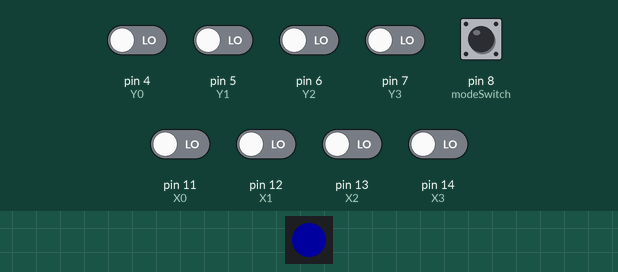
Recording of a sketch running on a simulated Arduino Mega 2560, built with avr-gcc and run on an emulated ATmega2560. On the bench: 1 RGB LEDs in strip order, left to right. The inputs (shaded band) are chosen by the test bench; at power-on: pin 8 (modeSwitch) HIGH, pin 4 (Y0), pin 5 (Y1), pin 6 (Y2), pin 7 (Y3), pin 11 (X0), pin 12 (X1), pin 13 (X2), pin 14 (X3) LOW. Dim RGB values are drawn brighter than linear; what the sketch prints to the serial monitor is not drawn.

Above: at 1.2 s.
1.3 s: pin 8 (modeSwitch) pulled LOW for 0.15 s
At 1.38 s:
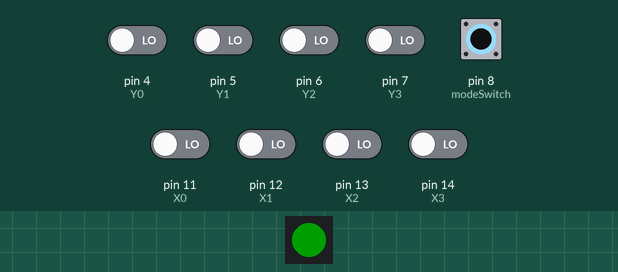
Timing chart, 0 to 4.3 s (numbered marks = the images above; inputs shaded):
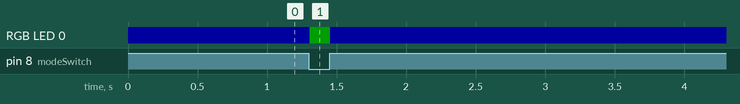

Measured:
- after the input at 1.3 s, RGB LED 0: RGB(0, 0, 30) → RGB(0, 30, 0) at once, → RGB(0, 0, 30) 0.15 s later

The sketch:

main.ino
```cpp
#include <Adafruit_NeoPixel.h>
Adafruit_NeoPixel LED_RGB(1, 48, NEO_GRB + NEO_KHZ800);


bool XOR(bool a, bool b) {
  return (a + b) % 2;
}

bool AND(bool a, bool b) {
  return a && b;
}

bool OR(bool a, bool b) {
  return a || b;
}

bool FullAdderSum(bool x, bool y, bool z) {
  return XOR(XOR(x, y), z);
}

bool FullAdderCarry(bool x, bool y, bool z) {
  return OR(AND(z, XOR(x, y)), AND(x, y));
}

bool NOT(bool a) {
  return !a;
}

bool FullSubtractorDiff(bool x, bool y, bool b) {
  return XOR(XOR(x, y), b);
}

bool FullSubtractorBout(bool x, bool y, bool b) {
  return OR(AND(NOT(x), y), AND(NOT(XOR(x, y)), b));
}

// Digits of the first number X3X2X1X0
int X0 = 11;
int X1 = 12;
int X2 = 13;
int X3 = 14;

// Digits of the first number Y3Y2Y1Y0
int Y0 = 4;
int Y1 = 5;
int Y2 = 6;
int Y3 = 7;

// Digits of the result R4R3R2R1R0
int R0 = 39;
int R1 = 38;
int R2 = 37;
int R3 = 36;
int R4 = 35;

// Mode switch pin
int modeSwitch = 8;

void setup() {
  Serial.begin(9600);
  LED_RGB.begin();
  LED_RGB.setBrightness(30);  // Set brightness (0-255)


  pinMode(X0, INPUT);
  pinMode(X1, INPUT);
  pinMode(X2, INPUT);
  pinMode(X3, INPUT);

  pinMode(Y0, INPUT);
  pinMode(Y1, INPUT);
  pinMode(Y2, INPUT);
  pinMode(Y3, INPUT);

    // Set X pins to low
  digitalWrite(X0, LOW);
  digitalWrite(X1, LOW);
  digitalWrite(X2, LOW);
  digitalWrite(X3, LOW);

  // Set Y pins to low
  digitalWrite(Y0, LOW);
  digitalWrite(Y1, LOW);
  digitalWrite(Y2, LOW);
  digitalWrite(Y3, LOW);

  pinMode(R0, OUTPUT);
  pinMode(R1, OUTPUT);
  pinMode(R2, OUTPUT);
  pinMode(R3, OUTPUT);
  pinMode(R4, OUTPUT);

  pinMode(modeSwitch, INPUT_PULLUP);  // Assuming the mode switch is connected to ground when pressed

  digitalWrite(R0, LOW);
  digitalWrite(R1, LOW);
  digitalWrite(R2, LOW);
  digitalWrite(R3, LOW);
  digitalWrite(R4, LOW);
}

void loop() {
  bool modeButton = digitalRead(modeSwitch);
  Serial.println(modeButton);


  if (modeButton == 0) {  // Addition mode
    LED_RGB.setPixelColor(0, LED_RGB.Color(0, 255, 0));
    LED_RGB.show();

    bool x0 = digitalRead(X0);
    bool y0 = digitalRead(Y0);

    bool sum0 = FullAdderSum(x0, y0, 0);
    bool carry0 = FullAdderCarry(x0, y0, 0);

    bool x1 = digitalRead(X1);
    bool y1 = digitalRead(Y1);

    bool sum1 = FullAdderSum(x1, y1, carry0);
    bool carry1 = FullAdderCarry(x1, y1, carry0);

    bool x2 = digitalRead(X2);
    bool y2 = digitalRead(Y2);

    bool sum2 = FullAdderSum(x2, y2, carry1);
    bool carry2 = FullAdderCarry(x2, y2, carry1);

    bool x3 = digitalRead(X3);
    bool y3 = digitalRead(Y3);

    bool sum3 = FullAdderSum(x3, y3, carry2);
    bool carry3 = FullAdderCarry(x3, y3, carry2);

    digitalWrite(R0, sum0);
    digitalWrite(R1, sum1);
    digitalWrite(R2, sum2);
    digitalWrite(R3, sum3);
    digitalWrite(R4, carry3);
  }
  else if (modeButton == 1)
   {  // Subtraction mode
    LED_RGB.setPixelColor(0, LED_RGB.Color(0, 0, 255));
    LED_RGB.show();

    bool x0 = digitalRead(X0);
    bool y0 = digitalRead(Y0);

    bool diff0 = FullSubtractorDiff(x0, y0, 0);
    bool bout0 = FullSubtractorBout(x0, y0, 0);

    bool x1 = digitalRead(X1);
    bool y1 = digitalRead(Y1);

    bool diff1 = FullSubtractorDiff(x1, y1, bout0);
    bool bout1 = FullSubtractorBout(x1, y1, bout0);

    bool x2 = digitalRead(X2);
    bool y2 = digitalRead(Y2);

    bool diff2 = FullSubtractorDiff(x2, y2, bout1);
    bool bout2 = FullSubtractorBout(x2, y2, bout1);

    bool x3 = digitalRead(X3);
    bool y3 = digitalRead(Y3);

    bool diff3 = FullSubtractorDiff(x3, y3, bout2);
    bool bout3 = FullSubtractorBout(x3, y3, bout2);

    digitalWrite(R0, diff0);
    digitalWrite(R1, diff1);
    digitalWrite(R2, diff2);
    digitalWrite(R3, diff3);
    digitalWrite(R4, bout3);
  }
}
```
